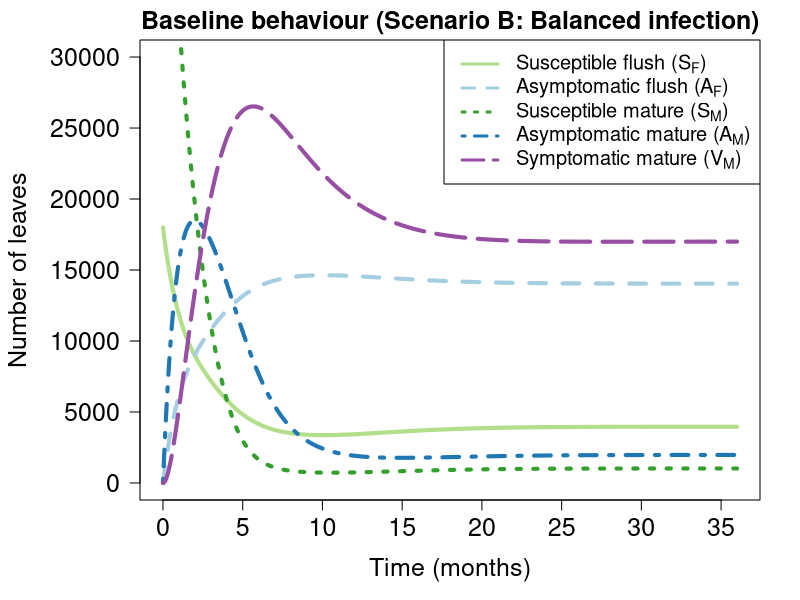

Recreate this plot in R.
#
# Delete all variables from workspace
#
rm(list=ls(all=TRUE))

#
# Library for solving differential equations
#
require(deSolve)

#
# This script replicates Fig. 10B and writes the results to a file
#

endTime <- 36

thisParams <- list(
  rho = 6000,
  beta = 10^-3.92,
  epsilon = 10^-0.3,
  nu = 1,
  eta = 1/3,
  gamma = 1/9,
  alpha = 1/2,
  omega = 2/9,
  sigma = 1/2,
  mu = 1,
  delta = 0
)

# right hand side of full differential equation
modelFunc <- function(t, y, p) 
{
  S_F <- y[1]
  A_F <- y[2]
  S_M <- y[3]
  A_M <- y[4]
  V_M <- y[5]
  E   <- y[6]
  I   <- y[7]

  dydt <- c()
  
  dydt[1] <- p$rho - p$epsilon * p$nu * S_F - p$beta * p$nu * I * S_F - p$eta * S_F
  dydt[2] <- p$epsilon * p$nu * S_F + p$beta * p$nu * I * S_F - p$eta * A_F
  dydt[3] <- p$eta * S_F - p$epsilon * S_M - p$beta * S_M * I - p$gamma * S_M
  dydt[4] <- p$epsilon * S_M + p$beta * S_M * I - p$gamma * A_M - p$alpha * A_M
  dydt[5] <- p$alpha * A_M + p$eta * A_F - p$gamma * V_M - p$omega * V_M
  dydt[6] <- p$gamma * V_M + p$omega * V_M - p$sigma * E - p$delta * E
  dydt[7] <- p$sigma * E - p$mu * I - p$delta * I
  
  return(list(dydt))  
}

par(mar=c(5,7,2,2), las = 1, xpd = FALSE)
output <- lsoda(c(thisParams$rho/thisParams$eta,0,thisParams$rho/thisParams$gamma,0,0,1,0), seq(from = 0, to = 36, length.out = 1000), modelFunc, thisParams)

plot(output[, 1], cex.axis = 1.5, cex.lab  = 1.5, output[, 2], lwd=4, col = "#B2DF8A", type = "l",ylim = c(0,30000), xlab="Time (months)", ylab="", main="Baseline behaviour (Scenario B: Balanced infection)", cex.main = 1.5) # S

title(ylab="Number of leaves",line=5.5,cex.lab=1.5)

lines(output[, 1], output[, 3],lwd=4, pch = 2,  lty = 2, col = "#A6CEE3") # I
lines(output[, 1], output[, 4], lwd=4, lty = 3, col = "#33A02C") # X
lines(output[, 1], output[, 5], lwd=4, lty = 4, col = "#1F78B4") # Z
lines(output[, 1], output[, 6], lwd=4, lty = 5, col = "#984EA3") # Z

legend("topright", lty = c(1, 2, 3, 4, 5), lwd=3,
       col = c("#B2DF8A","#A6CEE3","#33A02C","#1F78B4","#984EA3"), cex=1.2,
       legend = c(expression("Susceptible flush (S"[F]*")"), expression("Asymptomatic flush (A"[F]*")"),  expression("Susceptible mature (S"[M]*")"), expression("Asymptomatic mature (A"[M]*")"), expression("Symptomatic mature (V"[M]*")")))
